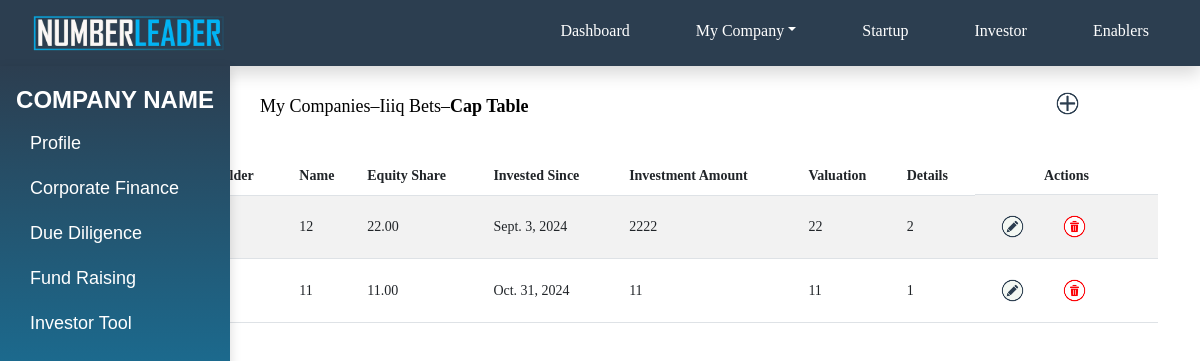
Page /cap_table/C016/ (signed in) on the committed database.
### app1/models.py (models this page shows, shortened)
class Company(models.Model):
    user_id = models.ForeignKey(User, on_delete=models.CASCADE,related_name='companies')
    company_id = models.CharField(max_length=10, primary_key=True, editable=False)
    name = models.CharField(max_length=100, null=True)
    date_of_incorporation = models.CharField(max_length=5, null=True)
    email = models.EmailField(null=True)
    phone=models.IntegerField(null=True)
    website_url = models.CharField(max_length=100,null=True)
    linkedin_url = models.CharField(max_length=100,null=True)
    business_type = models.CharField(max_length=255, null=True)
    sector = models.CharField(max_length=255, null=True)
    company_type = models.CharField(max_length=10, null=True)
    location = models.CharField(max_length=20, null=True)
    no_of_employees=models.IntegerField(null=True)
    products=models.CharField(max_length=255, null=True)
    competitor=models.CharField(max_length=255, null=True)
    vision=models.CharField(max_length=255, null=True)
    customers=models.IntegerField(null=True)
    current_revenue=models.DecimalField(decimal_places=2, max_digits=25, null=True)
    current_pl=models.DecimalField(decimal_places=2, max_digits=25, null=True)
    previous_revenue=models.DecimalField(decimal_places=2, max_digits=25, null=True)
    previous_pl=models.DecimalField(decimal_places=2, max_digits=25, null=True)
    a_yearbefore_revenue=models.DecimalField(decimal_places=2, max_digits=25, null=True)
    a_yearbefore_pl=models.DecimalField(decimal_places=2, max_digits=25, null=True)
    additional=models.TextField(null=True)
    subscription_type = models.CharField(max_length=10, null=True)

class CapTable(models.Model):
    company_id=models.ForeignKey(Company, on_delete=models.CASCADE,related_name='cap_tables')
    name = models.CharField(max_length=200)
    shareholder=models.CharField(max_length=50, null=True)
    percentage_of_shares= models.DecimalField(max_digits=5,decimal_places=2)
    investedsince=models.DateField(null=True)
    amount=models.IntegerField(null=True)
    valuation=models.IntegerField(null=True)
    details=models.TextField(null=True)

### app1/views.py (the view)
# urls.py: path('cap_table/<str:id>/',capTable,name='cap_table'),
@csrf_exempt
def capTable(request, id):
    if request.method == 'POST':
        try:
            data = json.loads(request.body)
            name = data.get('name')
            shareholder = data.get('shareholder')
            percentage_of_shares = data.get('equityShare')
            investedsince = data.get('investedSince')
            amount = data.get('investmentAmount')
            valuation = data.get('valuation')
            details = data.get('details')
            company = Company.objects.get(company_id=id)
            CapTable.objects.create(
                company_id=company,
                name=name,
                shareholder=shareholder,
                percentage_of_shares=percentage_of_shares,
                investedsince=investedsince,
                amount=amount,
                valuation=valuation,
                details=details
            )
            return JsonResponse({'success': True, 'message': 'Entry saved successfully'})
        except json.JSONDecodeError:
            return JsonResponse({'error': 'Invalid JSON data'}, status=400)
        except Company.DoesNotExist:
            return JsonResponse({'error': 'Company not found'}, status=404)
    elif request.method == 'GET':
        company = Company.objects.get(company_id=id)
        cap_table = CapTable.objects.filter(company_id=id)
        context = {
            'company': company,
            'cap_table': cap_table
        }
        return render(request, 'admin/cap_table.html', context)

### app1/context_processors.py (called while the page is built)
def custom_user(request):
    user_id = request.session.get('current_user_id')
    if user_id:
        try:
            user = User.objects.get(user_id=user_id)
            return {'current_user': user}
        except User.DoesNotExist:
            pass
    return {'current_user': None}

def custom_subuser(request):
    subuser_id = request.session.get('current_subuser_id')
    if subuser_id:
        try:
            subuser = Team.objects.get(subuser_id=subuser_id)
            return {'current_subuser': subuser}
        except Team.DoesNotExist:
            pass
    return {'current_subuser': None}

### templates/admin/cap_table.html (shortened to what this page needs)
{% block content %}
{% load static %}
<!DOCTYPE html>
<html lang="en">
<head>
    <link href="https://cdn.jsdelivr.net/npm/bootstrap@5.3.0/dist/css/bootstrap.min.css" rel="stylesheet">
</head>
<body>
    {% include './company_profile.html' %}
    <div class="breadcrumb d-flex align-items-center">
        <span>My Companies</span> &ndash; <span>{{ company.name }}</span> &ndash; <span class="bold-text">Cap Table</span>
        <div class="ms-auto">
            <span class="add-row-button" onclick="showEntryRow()" title="Add new Details"><img src="{% static 'images/add.png' %}" alt="Add"></span>
        </div>
    </div>
    <div class="container">
        <div id="tableContainer" class="table-container">
            <table id="capTable" class="table table-striped">
                <thead>
                    <tr>
                        <th>Shareholder</th>
                        <th>Name</th>
                        <th>Equity Share</th>
                        <th>Invested Since</th>
                        <th>Investment Amount</th>
                        <th>Valuation</th>
                        <th>Details</th>
                        <th class="actions">Actions</th>
                    </tr>
                </thead>
                <tbody id="tableBody">
                    {% for entry in cap_table %}
                    <tr data-id="{{ entry.id }}">
                        <td>{{ entry.shareholder }}</td>
                        <td>{{ entry.name }}</td>
                        <td>{{ entry.percentage_of_shares }}</td>
                        <td>{{ entry.investedsince }}</td>
                        <td>{{ entry.amount }}</td>
                        <td>{{ entry.valuation }}</td>
                        <td>{{ entry.details }}</td>
                        <td>
                            <button class="btn btn-edit" onclick="editRow(this)">
                                <img src="{% static 'images/edit.png' %}" title="Edit Details">
                            </button>
                            <button class="btn delete-button" onclick="deleteRow(this)">
                                <img src="{% static 'images/delete.png' %}" title="Delete Details">
                            </button>
                        </td>
                    </tr>
                    {% endfor %}
                </tbody>
            </table>
        </div>
    </div>
</body>
</html>
{% endblock content %}

### static/css/styles.css (style rules this page uses)
body { font-family: 'Times New Roman','Arial', sans-serif; background-color: var(--bg-color); }
:root { --primary-color: #4a90e2; --secondary-color: #2c3e50; --accent-color: #00eb0c; --text-color: #333; --bg-color: #f4f4f4; }
body { font-family: "Times New Roman", sans-serif; }

### templates/admin/cap_table.html (style rules this page uses)
body { margin: 20px; font-family: 'Arial MT Rounded '!important; }
.table-container { margin-top: 30px; margin-left: 130px; font-family: 'Arial MT Rounded'; font-size: 14px; }
table { width: 100%; border-collapse: collapse; margin-top: 20px; font-family: 'Arial MT Rounded'; }
th, td { text-align: center; padding: 10px; vertical-align: middle; border-bottom: 1px solid black; }
th { background-color: #f8f9fa; font-weight: bold; }
td { word-wrap: break-word; white-space: normal; text-align: left; }
.table-striped tbody tr:nth-of-type(odd) { background-color: rgba(0, 0, 0, .05); }
.add-row-button, .edit-button, .delete-button { cursor: pointer; font-size: 1.25rem; }
.add-row-button { margin-left: -150px !important; margin-top: -5px !important; }
.breadcrumb { font-size: 18px !important; color: black; flex:1; margin-top: 25px; margin-left: 260px; font-family: 'Arial MT Rounded'; }
.bold-text { font-weight: bold; }
html, body { overflow: hidden; }
.btn-edit, .delete-button { background-color: transparent; border: none !important; cursor: pointer; padding: 0; outline: none; }
.btn-edit img { width: 35px; height: 35px; margin: 0; padding: 0; display: inline-block; }
.delete-button img { width: 35px; height: 35px; margin: 0; padding: 0; display: inline-block; }
.actions { display: flex; justify-content: space-around; }
.container { max-height: 80vh; overflow-y: auto; position: relative; margin-top: -10px; }
.container { -ms-overflow-style: none; scrollbar-width: none; }
.add-row-button img { width: 35px; height: 35px; display: inline-block; vertical-align: middle; margin-top: -10px; margin-right: 40px; }

### templates/admin/company_profile.html (style rules this page uses)
body { background-color: white; color: #333; }

### rows in the picture
Company: name "Iiiq Bets"
CapTable: name "12", percentage_of_shares "22.00", investedsince "Sept. 3, 2024", amount "2222", valuation "22", details "2"
CapTable: name "11", percentage_of_shares "11.00", investedsince "Oct. 31, 2024", amount "11", valuation "11", details "1"
